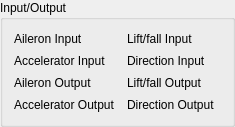
    <widget class="QGroupBox" name="groupBox_12">
     <property name="title">
      <string>Input/Output</string>
     </property>
     <layout class="QGridLayout" name="gridLayout_13">
      <item row="1" column="2">
       <widget class="QLabel" name="UAVPlaneStates_Rudder_IN_NAME">
        <property name="sizePolicy">
         <sizepolicy hsizetype="Fixed" vsizetype="Preferred">
          <horstretch>0</horstretch>
          <verstretch>0</verstretch>
         </sizepolicy>
        </property>
        <property name="text">
         <string>Direction Input</string>
        </property>
       </widget>
      </item>
      <item row="2" column="1">
       <widget class="QLabel" name="UAVPlaneStates_Aileron_OUT_VALUE">
        <property name="sizePolicy">
         <sizepolicy hsizetype="Ignored" vsizetype="Preferred">
          <horstretch>0</horstretch>
          <verstretch>0</verstretch>
         </sizepolicy>
        </property>
        <property name="frameShape">
         <enum>QFrame::Box</enum>
        </property>
        <property name="text">
         <string>--</string>
        </property>
       </widget>
      </item>
      <item row="3" column="1">
       <widget class="QLabel" name="UAVPlaneStates_Throttle_OUT_VALUE">
        <property name="sizePolicy">
         <sizepolicy hsizetype="Ignored" vsizetype="Preferred">
          <horstretch>0</horstretch>
          <verstretch>0</verstretch>
         </sizepolicy>
        </property>
        <property name="frameShape">
         <enum>QFrame::Box</enum>
        </property>
        <property name="text">
         <string>--</string>
        </property>
       </widget>
      </item>
      <item row="0" column="1">
       <widget class="QLabel" name="UAVPlaneStates_Aileron_IN_VALUE">
        <property name="sizePolicy">
         <sizepolicy hsizetype="Ignored" vsizetype="Preferred">
          <horstretch>0</horstretch>
          <verstretch>0</verstretch>
         </sizepolicy>
        </property>
        <property name="frameShape">
         <enum>QFrame::Box</enum>
        </property>
        <property name="text">
         <string>--</string>
        </property>
       </widget>
      </item>
      <item row="1" column="1">
       <widget class="QLabel" name="UAVPlaneStates_Throttle_IN_VALUE">
        <property name="sizePolicy">
         <sizepolicy hsizetype="Ignored" vsizetype="Preferred">
          <horstretch>0</horstretch>
          <verstretch>0</verstretch>
         </sizepolicy>
        </property>
        <property name="frameShape">
         <enum>QFrame::Box</enum>
        </property>
        <property name="text">
         <string>--</string>
        </property>
       </widget>
      </item>
      <item row="0" column="3">
       <widget class="QLabel" name="UAVPlaneStates_Elevator_IN_VALUE">
        <property name="sizePolicy">
         <sizepolicy hsizetype="Ignored" vsizetype="Preferred">
          <horstretch>0</horstretch>
          <verstretch>0</verstretch>
         </sizepolicy>
        </property>
        <property name="frameShape">
         <enum>QFrame::Box</enum>
        </property>
        <property name="text">
         <string>--</string>
        </property>
       </widget>
      </item>
      <item row="0" column="2">
       <widget class="QLabel" name="UAVPlaneStates_Elevator_IN_NAME">
        <property name="sizePolicy">
         <sizepolicy hsizetype="Fixed" vsizetype="Preferred">
          <horstretch>0</horstretch>
          <verstretch>0</verstretch>
         </sizepolicy>
        </property>
        <property name="text">
         <string>Lift/fall Input</string>
        </property>
       </widget>
      </item>
      <item row="3" column="0">
       <widget class="QLabel" name="UAVPlaneStates_Throttle_OUT_NAME">
        <property name="sizePolicy">
         <sizepolicy hsizetype="Fixed" vsizetype="Preferred">
          <horstretch>0</horstretch>
          <verstretch>0</verstretch>
         </sizepolicy>
        </property>
        <property name="text">
         <string>Accelerator Output</string>
        </property>
       </widget>
      </item>
      <item row="2" column="0">
       <widget class="QLabel" name="UAVPlaneStates_Aileron_OUT_NAME">
        <property name="sizePolicy">
         <sizepolicy hsizetype="Fixed" vsizetype="Preferred">
          <horstretch>0</horstretch>
          <verstretch>0</verstretch>
         </sizepolicy>
        </property>
        <property name="text">
         <string>Aileron Output</string>
        </property>
       </widget>
      </item>
      <item row="1" column="0">
       <widget class="QLabel" name="UAVPlaneStates_Throttle_IN_NAME">
        <property name="sizePolicy">
         <sizepolicy hsizetype="Fixed" vsizetype="Preferred">
          <horstretch>0</horstretch>
          <verstretch>0</verstretch>
         </sizepolicy>
        </property>
        <property name="text">
         <string>Accelerator Input</string>
        </property>
       </widget>
      </item>
      <item row="0" column="0">
       <widget class="QLabel" name="UAVPlaneStates_Aileron_IN_NAME">
        <property name="sizePolicy">
         <sizepolicy hsizetype="Fixed" vsizetype="Preferred">
          <horstretch>0</horstretch>
          <verstretch>0</verstretch>
         </sizepolicy>
        </property>
        <property name="text">
         <string>Aileron Input</string>
        </property>
       </widget>
      </item>
      <item row="2" column="2">
       <widget class="QLabel" name="UAVPlaneStates_Elevator_OUT_NAME">
        <property name="sizePolicy">
         <sizepolicy hsizetype="Fixed" vsizetype="Preferred">
          <horstretch>0</horstretch>
          <verstretch>0</verstretch>
         </sizepolicy>
        </property>
        <property name="text">
         <string>Lift/fall Output</string>
        </property>
       </widget>
      </item>
      <item row="3" column="2">
       <widget class="QLabel" name="UAVPlaneStates_Rudder_OUT_NAME">
        <property name="sizePolicy">
         <sizepolicy hsizetype="Fixed" vsizetype="Preferred">
          <horstretch>0</horstretch>
          <verstretch>0</verstretch>
         </sizepolicy>
        </property>
        <property name="text">
         <string>Direction Output</string>
        </property>
       </widget>
      </item>
      <item row="3" column="3">
       <widget class="QLabel" name="UAVPlaneStates_Rudder_OUT_VALUE">
        <property name="sizePolicy">
         <sizepolicy hsizetype="Ignored" vsizetype="Preferred">
          <horstretch>0</horstretch>
          <verstretch>0</verstretch>
         </sizepolicy>
        </property>
        <property name="frameShape">
         <enum>QFrame::Box</enum>
        </property>
        <property name="text">
         <string>--</string>
        </property>
       </widget>
      </item>
      <item row="2" column="3">
       <widget class="QLabel" name="UAVPlaneStates_Elevator_OUT_VALUE">
        <property name="sizePolicy">
         <sizepolicy hsizetype="Ignored" vsizetype="Preferred">
          <horstretch>0</horstretch>
          <verstretch>0</verstretch>
         </sizepolicy>
        </property>
        <property name="frameShape">
         <enum>QFrame::Box</enum>
        </property>
        <property name="text">
         <string>--</string>
        </property>
       </widget>
      </item>
      <item row="1" column="3">
       <widget class="QLabel" name="UAVPlaneStates_Rudder_IN_VALUE">
        <property name="sizePolicy">
         <sizepolicy hsizetype="Ignored" vsizetype="Preferred">
          <horstretch>0</horstretch>
          <verstretch>0</verstretch>
         </sizepolicy>
        </property>
        <property name="frameShape">
         <enum>QFrame::Box</enum>
        </property>
        <property name="text">
         <string>--</string>
        </property>
       </widget>
      </item>
     </layout>
    </widget>
